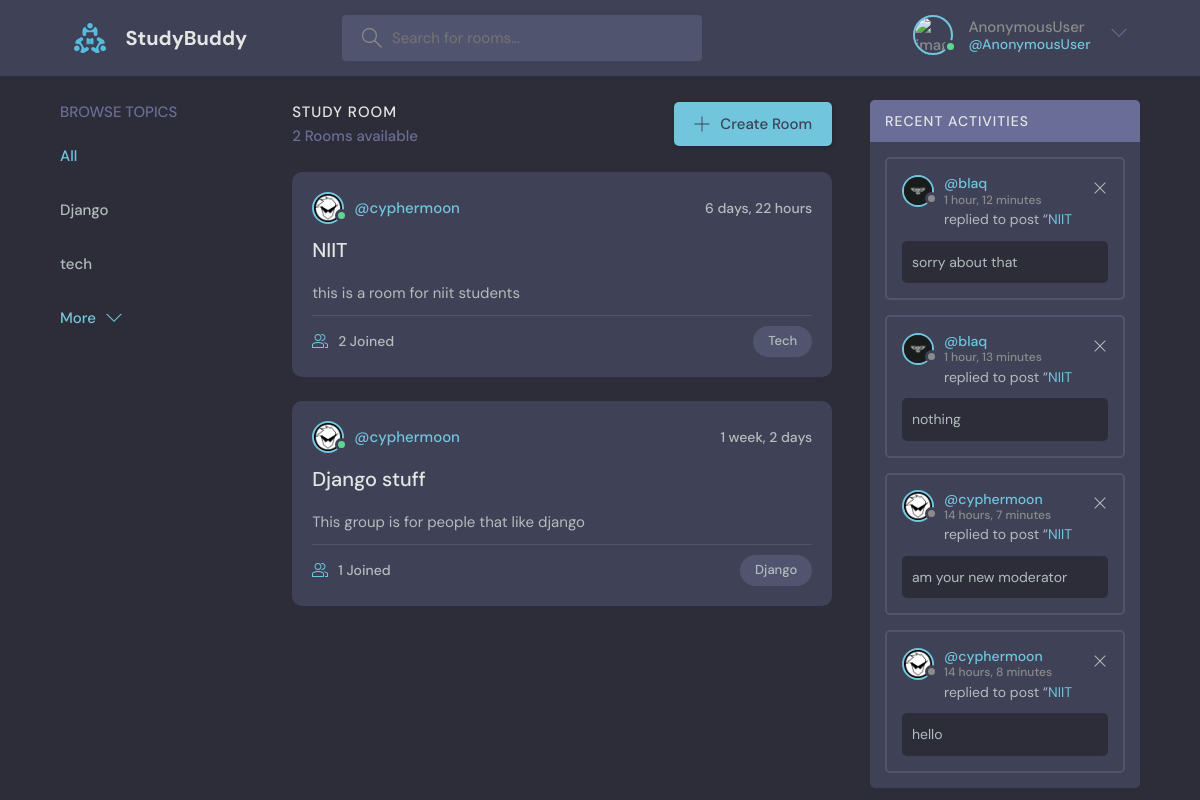
The page / on the database its author committed.
### base/models.py (models this page shows, shortened)
class TimeStampModel(models.Model):
    created = models.DateTimeField(auto_now_add=True)
    updated = models.DateTimeField(auto_now=True)
    class Meta:
        abstract = True

class TopicModel(TimeStampModel):
    name = models.CharField(max_length=255)

class RoomModel(TimeStampModel):
    host = models.ForeignKey(User,on_delete=models.SET_NULL, null=True)
    topic = models.ForeignKey(TopicModel,on_delete=models.SET_NULL, null=True)
    name= models.CharField(max_length=255)
    participant=models.ManyToManyField(User, related_name="participant")
    description = models.TextField(null=True, blank=True)
    def __str__(self) -> str:
        return self.name
    class Meta:
        ordering = ["-created", "-updated"]

class User(AbstractUser):
    name = models.CharField(max_length=255, null=True)
    email=models.EmailField(max_length=255, unique=True, null=True)
    bio = models.TextField(null=True)
    followers = models.ManyToManyField('User', blank=True)
    following = models.ManyToManyField('User', related_name="people_following", blank=True)
    REQUIRED_FIELDS = []
    avatar = models.ImageField(default="avatar.svg")

class MessageModel(TimeStampModel):
    user = models.ForeignKey(User, on_delete=models.CASCADE, null=True)
    room = models.ForeignKey(RoomModel, on_delete=models.CASCADE, null=True)
    body = models.TextField()
    replied_msg = models.ForeignKey("MessageModel", on_delete=models.CASCADE, blank=True, null=True)

### base/views.py (the view)
# urls.py: path('', views.home, name="home"),
def home(request):
    search_query = request.GET.get("q", "")
    rooms = RoomModel.objects.filter(Q(topic__name__icontains = search_query)
                                    | Q(name__icontains = search_query) |
                                    Q(description__icontains = search_query) |
                                    Q(host__username__icontains = search_query)  )
    topics = TopicModel.objects.all()
    room_count = rooms.count()
    recent_messages = MessageModel.objects.filter(room__topic__name__icontains=search_query).order_by("-created")[:10]
    context = {
        "rooms":rooms,
        "room_count":room_count,
        "topics":topics,
        "recent_messages":recent_messages
        }
    return render(request, 'base/index.html', context)

### base/templates/base/index.html (shortened to what this page needs)
{% extends 'base.html' %}
{% block main_content %}
    <main class="layout layout--3">
      <div class="container">
          {% include 'base/topics_component.html' %}
        <div class="roomList">
          <div class="roomList__header">
            <div>
              <h2>Study Room</h2>
              <p>{{room_count}} Rooms available</p>
            </div>
            <a class="btn btn--main" href="{% url 'create_room' %}">
              <svg version="1.1" xmlns="http://www.w3.org/2000/svg" width="32" height="32" viewBox="0 0 32 32">
                <title>add</title>
                <path
                  d="M16.943 0.943h-1.885v14.115h-14.115v1.885h14.115v14.115h1.885v-14.115h14.115v-1.885h-14.115v-14.115z"
                ></path>
              </svg>
              Create Room
            </a>
          </div>
          {% include 'base/feed_component.html' %}
        </div>
        {% include 'base/activity_component.html' %}
      </div>
    </main>
{% endblock main_content %}

### base/templates/base/topics_component.html
<div class="topics">
   <div class="topics__header">
     <h2>Browse Topics</h2>
   </div>
   <ul class="topics__list">
      <li>
         <a  class="active" href="{% url 'home' %}">All</a>
      </li>
      {% for topic in topics %}
      <li> <a href="{% url 'home' %}?q={{topic.name}}">{{topic.name}}</a> </li>
      {% endfor %}
   </ul>
   <a class="btn btn--link" href="topics.html">
     More
     <svg version="1.1" xmlns="http://www.w3.org/2000/svg" width="32" height="32" viewBox="0 0 32 32">
       <title>chevron-down</title>
       <path d="M16 21l-13-13h-3l16 16 16-16h-3l-13 13z"></path>
     </svg>
   </a>
 </div>

### base/templates/base/feed_component.html (shortened to what this page needs)
{% for room in rooms %}
<div class="roomListRoom">
  <div class="roomListRoom__header">
    <a href="{% url 'profile' room.host.id %}" class="roomListRoom__author">
      <div class="avatar avatar--small active">
        <img src="{{room.host.avatar.url}}"  alt="{{room.host.username}} image"/>
      </div>
      <span>@{{room.host.username}}</span>
    </a>
    <div class="roomListRoom__actions">
      <span>{{room.created | timesince}}</span>
    </div>
  </div>
  <div class="roomListRoom__content">
    <a href="{% url 'room' room.id %}">{{room.name}}</a>
    <p>
      {{room.description}}
    </p>
  </div>
  <div class="roomListRoom__meta">
    <a class="roomListRoom__joined">
      {{room.participant.all.count}} Joined
    </a>
    <p class="roomListRoom__topic">{{room.topic.name | title}}</p>
  </div>
</div>
{% endfor %}

### base/templates/base/activity_component.html
<div class="activities">
  <div  class="activities__header">
    <h2>Recent Activities</h2>
  </div>
  {% for message in recent_messages %}
  <div class="activities__box">
    <div class="activities__boxHeader roomListRoom__header">
      <a href="{% url 'profile' message.user.id %}" class="roomListRoom__author">
        <div class="avatar avatar--small">
          <img src="{{message.user.avatar.url}}"  alt="{{message.user.username}} image"/>
        </div>
        <p>
          @{{message.user}}
          <span>{{message.created|timesince}}</span>
        </p>
      </a>
      <div class="roomListRoom__actions">
        <a href="{% url 'delete_message' message.id %}">
          <svg version="1.1" xmlns="http://www.w3.org/2000/svg" width="32" height="32" viewBox="0 0 32 32">
            <title>remove</title>
            <path
              d="M27.314 6.019l-1.333-1.333-9.98 9.981-9.981-9.981-1.333 1.333 9.981 9.981-9.981 9.98 1.333 1.333 9.981-9.98 9.98 9.98 1.333-1.333-9.98-9.98 9.98-9.981z"
            ></path>
          </svg>
        </a>
      </div>
    </div>
    <div class="activities__boxContent">
      <p>replied to post “<a href="{% url 'room' message.room.id %}">{{message.room}}</a></p>
      <div class="activities__boxRoomContent">
        {{message.body}}
      </div>
    </div>
  </div>
{% endfor %}
</div>

### rows shown on the page
TopicModel: name "Django"
TopicModel: name "tech"
RoomModel: host.avatar (picture), host.username "cyphermoon", created "6 days, 22 hours", name "NIIT", description "this is a room for niit students", participant.all.count "2", topic.name "Tech"
RoomModel: host.avatar (picture), host.username "cyphermoon", created "1 week, 2 days", name "Django stuff", description "This group is for people that like django", participant.all.count "1", topic.name "Django"
MessageModel: user.avatar (picture), user "blaq", created "1 hour, 12 minutes", room "NIIT", body "sorry about that"
MessageModel: user.avatar (picture), user "blaq", created "1 hour, 13 minutes", room "NIIT", body "nothing"
MessageModel: user.avatar (picture), user "cyphermoon", created "14 hours, 7 minutes", room "NIIT", body "am your new moderator"
MessageModel: user.avatar (picture), user "cyphermoon", created "14 hours, 8 minutes", room "NIIT", body "hello"

### other values the page prints
{{ request.user }} "AnonymousUser"
{{ room_count }} "2"
